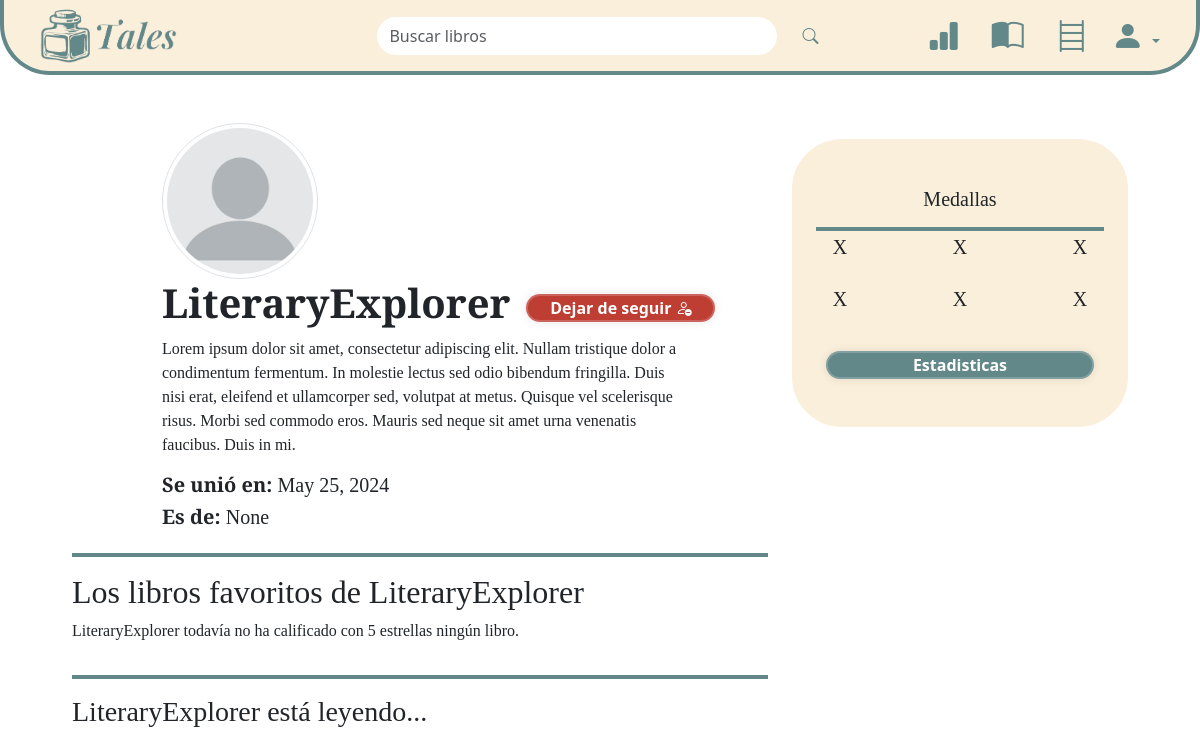
/tales/perfil/8/ (signed in), run on the app's committed database.
### talesApp/models.py (models this page shows)
class Usuario(models.Model):
    user = models.OneToOneField(User, null=True, on_delete=models.CASCADE)
    id_usuario = models.AutoField(primary_key=True)
    nombre_usuario = models.CharField(max_length=20)
    correo_electronico = models.EmailField()
    fecha_nacimiento = models.DateField()
    biografia = models.TextField()
    foto_perfil = models.ImageField(upload_to='fotos_perfil', null=True, blank=True)
    fecha_creacion = models.DateField(auto_now_add=True, null=True, blank=True)
    ciudad = models.CharField(max_length=20, null=True, blank=True)
    sigue_a = models.ManyToManyField("self", symmetrical=False, blank=True)
    def __str__(self):
        return self.nombre_usuario

### talesApp/views.py (the view, shortened to what this page needs)
# urls.py: path('perfil/<int:id_usuario>/', views.ver_perfil_usuario, name = 'ver_perfil_usuario'),
@login_required
def ver_perfil_usuario(request, id_usuario):
    usuario = get_object_or_404(Usuario, pk=id_usuario)
    nombre = usuario.nombre_usuario
    print(usuario)
    reseñas = Resenna.objects.filter(id_usuario=id_usuario, valoracion=5)
    id_libros_favoritos = reseñas.values_list('id_libro', flat=True)
    libros_fav_list = list(Libro.objects.filter(id_libro__in=id_libros_favoritos))
    if len(libros_fav_list) > 0:
        libros_fav = random.sample(libros_fav_list, min(len(libros_fav_list), 5))
    else:
        libros_fav = []
    libros_leyendo = Estado_libro.objects.filter(id_usuario=usuario, estado='ly').select_related('id_libro').prefetch_related('id_libro__id_autor')
    libros_y_porcentajes = []
    for estado_libro in libros_leyendo:
        porcentaje = (estado_libro.paginas_leidas / estado_libro.id_libro.n_paginas) * 100
        libros_y_porcentajes.append((estado_libro, porcentaje))
    try:
        objetivo_lectura = Objetivo_lectura.objects.get(id_usuario=usuario)
        porcentaje_objetivo = (objetivo_lectura.estado_actual / objetivo_lectura.meta_libros) * 100
    except Objetivo_lectura.DoesNotExist:
        objetivo_lectura = None
        porcentaje_objetivo = 0
    medallas_usuario = UsuarioMedalla.objects.filter(id_usuario=usuario)
    todas_medallas = Medalla.objects.all()
    medallas_dict = defaultdict(lambda: 'x')  # Por defecto, 'x' si no tiene la medalla
    categorias_medallas = Medalla.CATEGORIA_MEDALLA
    for categoria, _ in categorias_medallas:
        medallas_dict[categoria] = 'x'
    for medalla in todas_medallas:
        if medallas_usuario.filter(id_medalla=medalla).exists():
            if medallas_dict[medalla.categoria] == 'x' or medalla.tier > medallas_dict[medalla.categoria]:
                medallas_dict[medalla.categoria] = medalla.tier
    context = {
        'titulo' : nombre,
        'usuario' : usuario,
        'reseñas' : reseñas,
        'libros_y_porcentajes': libros_y_porcentajes,
        'libros_fav' : libros_fav,
        'objetivo_lectura': objetivo_lectura,
        'porcentaje_objetivo' : porcentaje_objetivo,
        'medallas_dict': dict(medallas_dict),
        'todas_medallas': todas_medallas,
    }
    return render(request, 'ver_perfil_usuario.html', context=context)

### talesApp/context_processors.py (called while the page is built)
def frase_aleatoria_login(request):
    frases = Frase.objects.select_related('id_autor').all()
    if frases:
        frase = random.choice(frases)
    else:
        frase = "oh oh, aqui deberia haber una frase"
    return {'frase' : frase }

def usuario_autenticado(request):
    return {'usuario_autenticado': request.user}

### talesApp/templates/ver_perfil_usuario.html (shortened to what this page needs)
{% extends 'base/base.html' %}
{% load static %}
{% block content %}
<div class="container-fluid h-100 d-flex flex-column">
    <div class="row flex-grow-1 py-5 pl-5 mx-5">
        <div class="col-md-8">
            <div class="row datos-usuario align-content-center justify-content-center">
                <div class="col-3 d-flex  ">
                    {% if usuario.foto_perfil %}
                        <img src="{{ usuario.foto_perfil.url }}" class=" rounded-circle" style="max-height: 200px;" alt="Avatar" />
                    {% else %}
                        <img src="{% static 'img/foto_perfil_vacia/foto_perfil_vacia.webp' %}" class=" img-thumbnail rounded-circle" style="max-height: 200px;" alt="Avatar" />
                    {% endif %}
                </div>
                <div class="col-9">
                    <div class="d-flex align-items-center">
                        <h1><strong>{{ usuario.nombre_usuario }}</strong></h1>
                        {% if usuario != request.user.usuario %}
                            <form method="POST" class="ms-3">
                                {% if usuario in request.user.usuario.sigue_a.all %}
                                    <button class="boton_dejar_seguir" name="follow" value="unfollow" type="submit">Dejar de seguir <i class="bi bi-person-dash"></i></button>
                                {% else %}
                                    <button class="boton_seguir" name="follow" value="follow" type="submit">Seguir <i class="bi bi-person-add"></i></button>
                                {% endif %}
                            </form>
                        {% endif %}
                    </div>
                    <p>{{ usuario.biografia }}</p>
                    <h5><strong>Se unió en: </strong>{{ usuario.fecha_creacion }}</h5>
                    <h5><strong>Es de: </strong>{{ usuario.ciudad }}</h5>
                </div>
            </div>
            <hr class="separador_perfil_usuario">
            <div class="row">
                <div class="col">
                    <h2>Los libros favoritos de {{usuario.nombre_usuario}}</h2>
                    {% if libros_fav %}
                        <div class="row">
                            {% for libro in libros_fav %}
                                <div class="col-auto mb-2">
                                    <a href="{% url 'ver_detalles_libro' libro.id_libro %}">
                                        <img id="portada" class="img-fluid img-thumbnail" src="{{ libro.portada.url }}" alt="Portada de {{ libro.titulo }}" style="max-height: 150px; object-fit: cover;">
                                    </a>
                                </div>
                            {% endfor %}
                        </div>
                    {% else %}
                        <p>{{usuario.nombre_usuario}} todavía no ha calificado con 5 estrellas ningún libro.</p>
                    {% endif %}
                </div>
            </div>
            <hr class="separador_perfil_usuario">
            <div class="row">
                <div class="col">
                    <h3>{{usuario.nombre_usuario}} está leyendo...</h3>
                </div>
            </div>
        </div>
        <div class="col-md-4">
            <div class="row d-flex">
                <div class="col d-flex flex-column justify-content-center align-items-center">
                    <div class="custom-rounded my-3 py-5 secciones" style="width: 100%;">
                        <h5 class="card-title text-center">Medallas</h5>
                        <div class="row pt-3">
                            <hr style="width: 80%; margin: 0 auto" class="d-flex">
                            {% for categoria, tier in medallas_dict.items %}
                                <div class="col-4 text-center mb-3 pt-1">
                                    <div class="medalla">
                                        {% if tier == 'x' %}
                                            <h5>X</h5>
                                        {% else %}
                                            {% for medalla in todas_medallas %}
                                                {% if medalla.categoria == categoria and medalla.tier == tier %}
                                                    <img src="{{ medalla.imagen.url }}" alt="{{ tier }}" style="max-width: 75px;" data-toggle="modal" data-bs-target="#modal{{ medalla.id_medalla }}">
                                                {% endif %}
                                            {% endfor %}
                                        {% endif %}
                                    </div>
                                </div>
                            {% endfor %}
                        </div>
                        <div class="text-center mt-3">
                            <a href="{% url 'estadisticas' %}" style="width: 70%;"><button class="boton-leer" style="width:80%;">Estadisticas</button></a>
                        </div>
                    </div>
                </div>
            </div>
        </div>
    </div>
</div>
{% endblock %}

### talesApp/static/css/base.css (style rules this page uses)
* { margin: 0; padding: 0; box-sizing: border-box; }
html,body { height: 100%; }
body { font-family: 'Playfair Display'; font-weight: 600; }
hr { border: 2px solid #638889 !important; opacity: 1 !important; }
a { color: inherit; outline: none; text-decoration: none; }
a:link, a:visited { color: inherit; outline: none; text-decoration: none; }
h1, h2, h3, h4, h5 { font-family: 'Playfair Display'; font-weight: 700; }
p { font-family: 'Playfair Display'; }
html { font-size: 100%; }
h1 { font-size: 4.210rem; }
h2 { font-size: 3.158rem; }
h3 { font-size: 2.369rem; }
h5 { font-size: 1.333rem; }
.custom-rounded { border-radius: 50px; }
.secciones { background-color: #F9EFDB !important; border: none; }
.boton-actualizar, .boton-leer { width: 100%; height: 150%; background: #638889; border: none; outline: none; border: 2px solid rgba(255, 255, 255, .2); border-radius: 40px; box-shadow: 0 0 10px rgba(0, 0, 0, .1); cursor: pointer; color: #fff; font-weight: 600; }
@media (max-width:1300px) { .datos-usuario { flex-direction: column; } }
.separador_perfil_usuario { border: 2px solid #638889; }
.boton_dejar_seguir { width: 130%; height: 110%; background: #be3e34; border: none; outline: none; border: 2px solid rgba(255, 255, 255, .2); border-radius: 40px; box-shadow: 0 0 10px rgba(0, 0, 0, .1); cursor: pointer; color: #fff; font-weight: 600; }

### data on the page
Usuario: nombre_usuario "LiteraryExplorer", biografia "Lorem ipsum dolor sit amet, consectetur adipiscing elit. Nullam tristique dolor a condimentum fermentum. In molestie lectus sed odio bibendum fringilla. Duis nisi erat, eleifend et ullamcorper sed, volutpat at metus. Quisque vel scelerisque risus. Morbi sed commodo eros. Mauris sed neque sit amet urna venenatis faucibus. Duis in mi.", fecha_creacion "May 25, 2024", ciudad "None"
